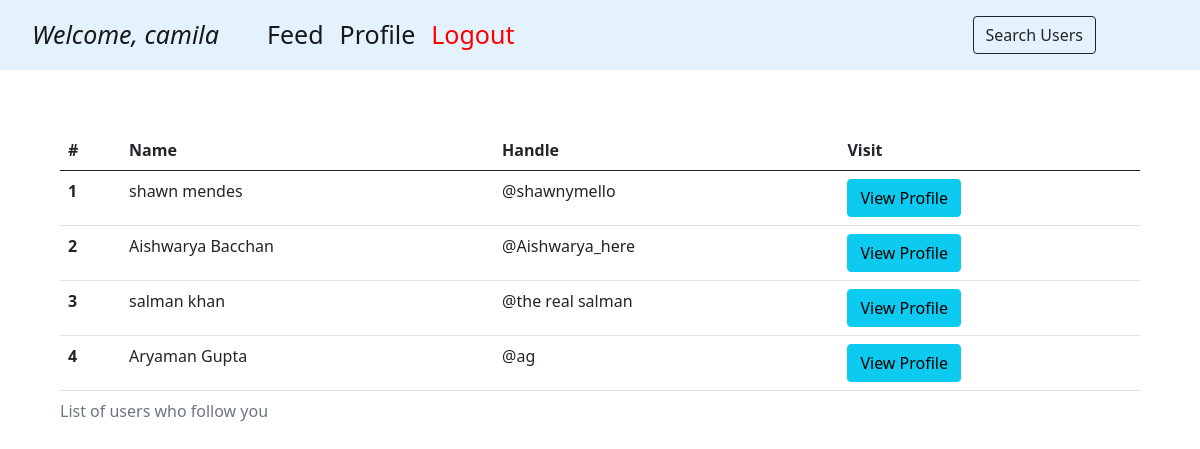
The app's page /profile/followers (signed in) with its own data.
### app.py (models this page shows)
class App_user(db.Model, UserMixin):
    __tablename__ = 'app_user'
    id = db.Column(db.Integer, autoincrement = True, primary_key = True)
    username = db.Column(db.String, nullable = False, unique = True)
    first_name = db.Column(db.String, nullable = False)
    profile_pic = db.Column(db.String, nullable = False)
    last_name = db.Column(db.String, nullable = False)
    password = db.Column(db.String, nullable = False)

### app.py (the view)
@app.route("/profile/followers")
@login_required
def display_followers():
    other_users = App_user.query.filter(App_user.username != current_user.username).all()
    followers = db.session.query(App_user).join(Follower, App_user.id == Follower.ID).filter(Follower.following_ID == current_user.id).all()
    return render_template("followers.html", followers = followers, users = other_users)

### app.py (called while the page is built)
@login_manager.user_loader
def load_user(user):
    return App_user.query.get(int(user))

### templates/followers.html (shortened to what this page needs)
<!DOCTYPE html>
<html lang="en">
<head>
    <link href="https://cdn.jsdelivr.net/npm/bootstrap@5.2.2/dist/css/bootstrap.min.css" rel="stylesheet">      </head>
</head>
<body>
    {% include 'navbar.html' %}
    <div class="t">
    <table class="table">
        <caption>List of users who follow you</caption>
        <thead>
          <tr>
            <th scope="col">#</th>
            <th scope="col">Name</th>
            <th scope="col">Handle</th>
            <th scope="col">Visit</th>
          </tr>
        </thead>
        <tbody>
            {% set x = namespace(value=1) %}
            {% for i in followers %}
          <tr>
            <th scope="row">{{x.value}}{% set x.value = x.value+1 %}</th>
            <td>{{i.first_name}} {{i.last_name}}</td>
            <td>@{{i.username}}</td>
            <td><button class="btn btn-info" onclick = "window.location.href='/feed/{{i.username}}'">View Profile</button></td>
          </tr>
          {% endfor %}
        </tbody>
      </table>
      </div>
</body>
</html>

### templates/navbar.html (shortened to what this page needs)
<link href="https://cdn.jsdelivr.net/npm/bootstrap@5.0.2/dist/css/bootstrap.min.css" rel="stylesheet">
<nav class="navbar navbar-expand-lg  navbar-light" style="background-color: #e3f2fd;">
    <div class="container-fluid">
      <div class="collapse navbar-collapse" id="navbarSupportedContent">
        <ul class="navbar-nav me-auto mb-2 mb-lg-0">
          <li class="nav-item">
            <a class="nav-link active" aria-current="page" style='font-size:25px;'><i>Welcome,
            {{current_user.first_name}}</i></a>
          </li>
          <li class="nav-item">
            <a class="nav-link active" aria-current="page" href="#" style='font-size:25px;'></a>
          </li>
          <li class="nav-item">
            <a class="nav-link active" aria-current="page" href="#" style='font-size:25px;'></a>
          </li>
          <li class="nav-item">
            <a class="nav-link active" aria-current="page" href="/feed" style='font-size:25px;'>Feed</a>
          </li>
          <li class="nav-item">
            <a class="nav-link active" aria-current="page" href="/profile" style='font-size:25px;'>Profile</a>
          </li>
          <li class="nav-item">
            <a class="nav-link active" aria-current="page" href="/logout" style='color:red; font-size:25px;'>Logout</a>
          </li>
        </ul>
        <div class="btn-group" style="padding-right: 5em;">
          <button type="button" class="btn btn-outline-dark" onclick = "window.location.href='/feed/search'">Search Users</button>
        </div>
      </div>
    </div>
  </nav>

### templates/followers.html (style rules this page uses)
.t { display: block; padding: 5%; }

### records on screen
App_user: first_name "camila"
App_user: value "1", first_name "shawn", last_name "mendes", username "shawnymello"
App_user: value "2", first_name "Aishwarya", last_name "Bacchan", username "Aishwarya_here"
App_user: value "3", first_name "salman", last_name "khan", username "the real salman"
App_user: value "4", first_name "Aryaman", last_name "Gupta", username "ag"
